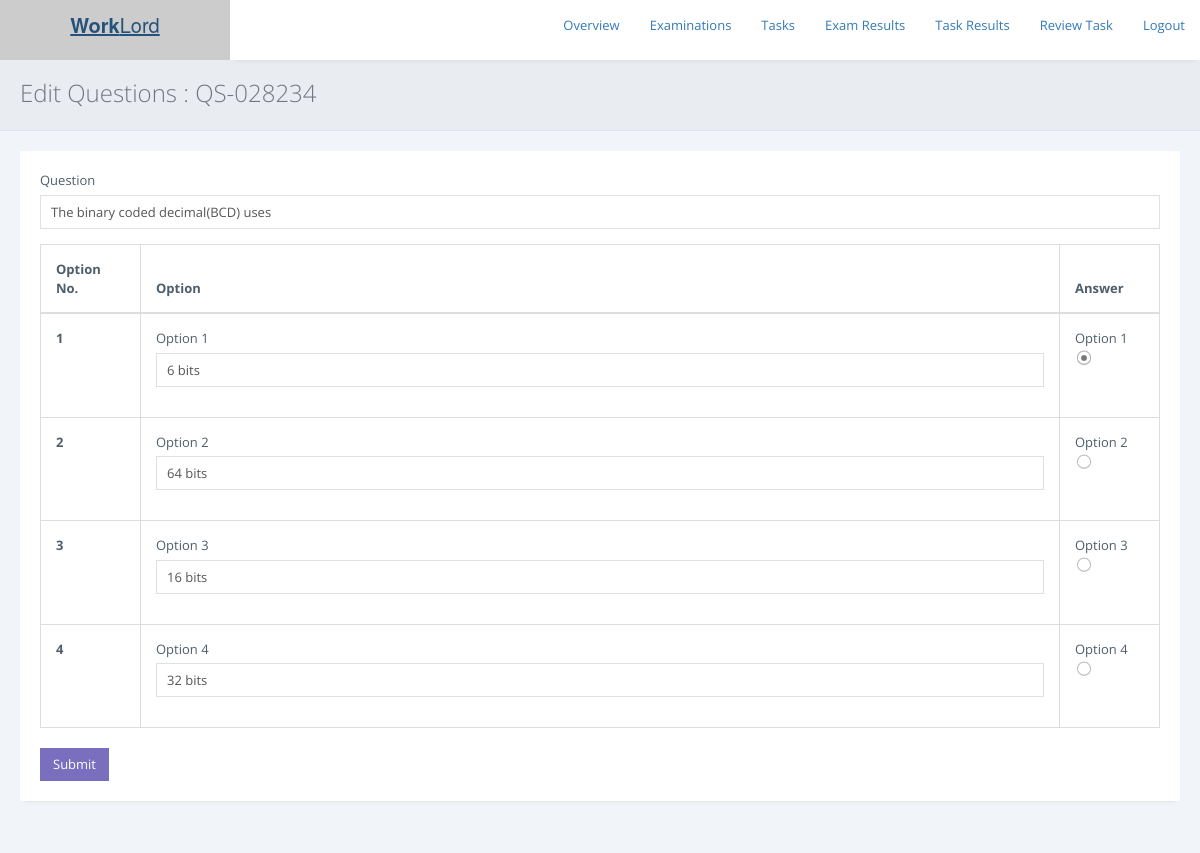
The page /exams/admin/edit-question.php?id=QS-028234 on the database its author committed.
### tables this page shows
CREATE TABLE `questions` (
  `question_id` varchar(255) NOT NULL,
  `exam_id` varchar(255) NOT NULL,
  `type` varchar(255) NOT NULL,
  `question` longtext NOT NULL,
  `option1` varchar(255) NOT NULL DEFAULT '-',
  `option2` varchar(255) NOT NULL DEFAULT '-',
  `option3` varchar(255) NOT NULL DEFAULT '-',
  `option4` varchar(255) NOT NULL DEFAULT '-',
  `answer` varchar(255) NOT NULL
);

### exams/admin/edit-question.php (the view, shortened to what this page needs)
<?php
include 'includes/check_reply.php';
include '../../db.php';
if (isset($_GET['id'])) {
$question_id = mysqli_real_escape_string($conn, $_GET['id']);
$sql = "SELECT * FROM questions WHERE question_id = '$question_id'";
$result = $conn->query($sql);
if ($result->num_rows > 0) {
    while($row = $result->fetch_assoc()) {
    $type = $row['type'];
	$question = $row['question'];
	if ($type == "FB") {
	$ans = $row['answer'];
	$act = "tab2";
	}else{
	$opt1 = $row['option1'];
	$opt2 = $row['option2'];
	$opt3 = $row['option3'];
	$opt4 = $row['option4'];
	$ans = $row['answer'];
	}
    }
} else {
    header("location:./");
}
}else{
	header("location:./");
}
?>
<!DOCTYPE html>
<html>
<head>
<link rel="stylesheet" href="https://cdnjs.cloudflare.com/ajax/libs/twitter-bootstrap/3.3.7/css/bootstrap.min.css">
<link rel="stylesheet" href="https://cdnjs.cloudflare.com/ajax/libs/font-awesome/4.7.0/css/font-awesome.min.css">
<link rel="stylesheet" href="https://cdnjs.cloudflare.com/ajax/libs/ionicons/2.0.1/css/ionicons.min.css">
<link rel="stylesheet" href="../../css/AdminLTE.min.css">
        <link href="../assets/plugins/pace-master/themes/blue/pace-theme-flash.css" rel="stylesheet"/>
        <link href="../assets/plugins/uniform/css/uniform.default.min.css" rel="stylesheet"/>
        <link href="../assets/plugins/bootstrap/css/bootstrap.min.css" rel="stylesheet" type="text/css"/>
        <link href="../assets/plugins/fontawesome/css/font-awesome.css" rel="stylesheet" type="text/css"/>
        <link href="../assets/plugins/line-icons/simple-line-icons.css" rel="stylesheet" type="text/css"/>
        <link href="../assets/plugins/offcanvasmenueffects/css/menu_cornerbox.css" rel="stylesheet" type="text/css"/>
        <link href="../assets/plugins/waves/waves.min.css" rel="stylesheet" type="text/css"/>
        <link href="../assets/plugins/switchery/switchery.min.css" rel="stylesheet" type="text/css"/>
        <link href="../assets/plugins/3d-bold-navigation/css/style.css" rel="stylesheet" type="text/css"/>
        <link href="../assets/plugins/slidepushmenus/css/component.css" rel="stylesheet" type="text/css"/>
        <link href="../assets/plugins/datatables/css/jquery.datatables.min.css" rel="stylesheet" type="text/css"/>
        <link href="../assets/plugins/datatables/css/jquery.datatables_themeroller.css" rel="stylesheet" type="text/css"/>
        <link href="../assets/plugins/x-editable/bootstrap3-editable/css/bootstrap-editable.css" rel="stylesheet" type="text/css">
        <link href="../assets/plugins/bootstrap-datepicker/css/datepicker3.css" rel="stylesheet" type="text/css"/>
        <link href="../assets/css/modern.min.css" rel="stylesheet" type="text/css"/>
        <link href="../assets/css/themes/green.css" class="theme-color" rel="stylesheet" type="text/css"/>
        <link href="../assets/css/custom.css" rel="stylesheet" type="text/css"/>
        <link href="../assets/css/snack.css" rel="stylesheet" type="text/css"/>
    </head>
    <body <?php if ($ms == "1") { print 'onload="myFunction()"'; } ?> >
        <main class="content-wrap">
<header class="main-header">
    <a href="../../index.php" class="logo logo-bg">
      <span class="logo-lg"><b>Work</b>Lord</span>
    </a>
    <nav class="navbar navbar-static-top">
      <div class="navbar-custom-menu">
        <ul class="nav navbar-nav">
		<li><a href="./">Overview</a></li>
		<li><a href="examinations.php">Examinations</a></li>
		<li><a href="tasks.php">Tasks</a></li>
		<li><a href="results.php">Exam Results</a></li>
		<li><a href="view-taskresults.php">Task Results</a></li>
		<li><a href="reviewtask.php">Review Task</a></li>
		<li><a href="../../logout.php">Logout</a></li>
        </ul>
      </div>
    </nav>
  </header>
            <div class="page-inner">
                <div class="page-title">
                    <h3>Edit Questions : <?php echo "$question_id"; ?></h3>
                </div>
                <div id="main-wrapper">
                    <div class="row">
                        <div class="col-md-12">
						<div class="row">
                            <div class="col-md-12">
                                <div class="panel panel-white">
                                    <div class="panel-body">
                                 <?php
								 if ($type == "MC") {
									 print '
									  <form action="pages/update_question.php?type=mc" method="POST">
												<div class="form-group">
                                                <label for="exampleInputEmail1">Question</label>
                                                <input type="text" class="form-control" value="'.$question.'" placeholder="Enter question" name="question" required autocomplete="off">
                                                </div>
                                      <table class="table table-bordered">
                                        <thead>
                                            <tr>
                                                <th width="100">Option No.</th>
                                                <th>Option</th>
                                                <th  width="100" >Answer</th>
                                            </tr>
                                        </thead>
                                        <tbody>
                                            <tr>
                                                <th scope="row" >1</th>
                                                <td>
												<div class="form-group">
                                                <label for="exampleInputEmail1">Option 1</label>
                                                <input type="text" value="'.$opt1.'" class="form-control" placeholder="Enter option 1" name="opt1" required autocomplete="off">
                                                </div>
												</td>
                                                <td><label> Option 1 <input type="radio"'; if ($ans == "option1") { print ' checked '; } print ' name="answer" value="option1" required></lable></td>
                                            </tr>
                                            <tr>
                                                <th scope="row">2</th>
                                                <td>
												<div class="form-group">
                                                <label for="exampleInputEmail1">Option 2</label>
                                                <input type="text" class="form-control" value="'.$opt2.'" placeholder="Enter option 2" name="opt2" required autocomplete="off">
                                                </div>
												</td>
                                                <td><label> Option 2 <input type="radio"'; if ($ans == "option2") { print ' checked="true" '; } print ' name="answer" value="option2" required></td>
                                            </tr>
                                            <tr>
                                                <th scope="row">3</th>
                                                <td>
												<div class="form-group">
                                                <label for="exampleInputEmail1">Option 3</label>
                                                <input type="text" class="form-control" value="'.$opt3.'" placeholder="Enter option 3" name="opt3" required autocomplete="off">
                                                </div>
												</td>
                                                <td><label> Option 3 <input type="radio"'; if ($ans == "option3") { print ' checked="true" '; } print ' name="answer" value="option3" required></td>
                                            </tr>
											<tr>
                                                <th scope="row">4</th>
                                                <td>
												<div class="form-group">
                                                <label for="exampleInputEmail1">Option 4</label>
                                                <input type="text" class="form-control" value="'.$opt4.'" placeholder="Enter option 4" name="opt4" required autocomplete="off">
                                                </div>
												</td>
                                                <td><label> Option 4 <input type="radio"'; if ($ans == "option4") { print ' checked="true" '; } print ' name="answer" value="option4" required></td>
                                            </tr>
                                        </tbody>
                                    </table>
									<input type="hidden" name="type" value="MC">
									<input type="hidden" name="question_id" value="'.$question_id.'">
									 <button type="submit" class="btn btn-primary">Submit</button>
												</form>';
								 }
								 ?>
                                    </div>
                                </div>
                            </div>
                        </div>
                        </div>
                    </div>
                </div>
            </div>
        </main>
    </body>
</html>

### rows shown on the page
questions: question "The binary coded decimal(BCD) uses", opt1 "6 bits", opt2 "64 bits", opt3 "16 bits", opt4 "32 bits"

### other values the page prints
$question_id "QS-028234"
